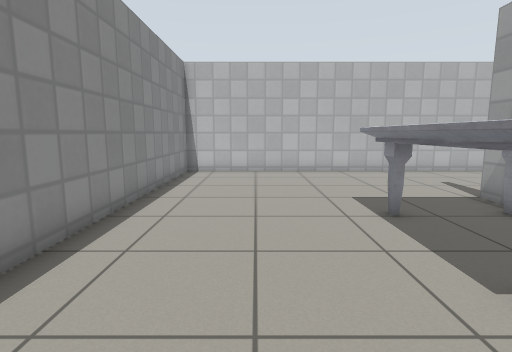
View 1 (above)

14 first-person views from a walk through a Gazebo world. The camera is 0.9 m above the floor, tilts 8° down and sees 80° across. The lines on the ground mark 1 m squares. The floor is counted in squares, 0.5 m on a side. Each view is taken from the middle of a square. On the plan, view 1 faces up. The plan holds only what a view shows up to about 16 squares ahead; the rest is blank. Gazebo's built-in surfaces are drawn with simple patterns. Simple shapes stand in for some stock models.

View 2
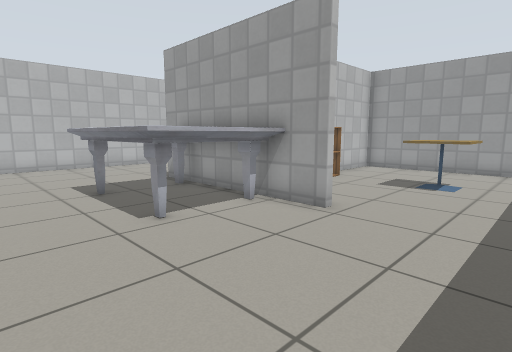

View 3
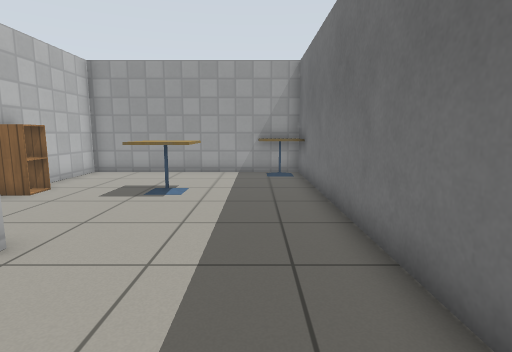

View 4
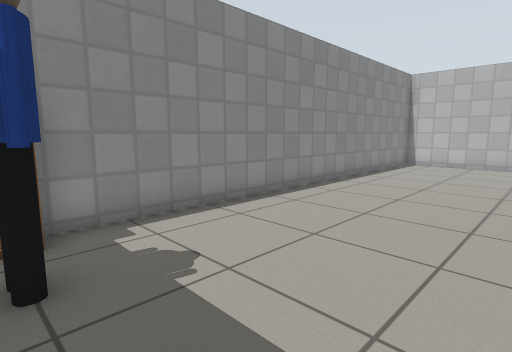

View 5
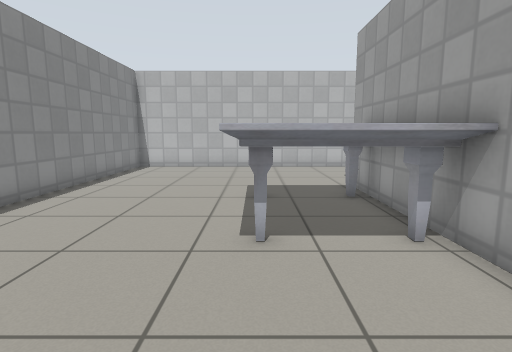

View 6
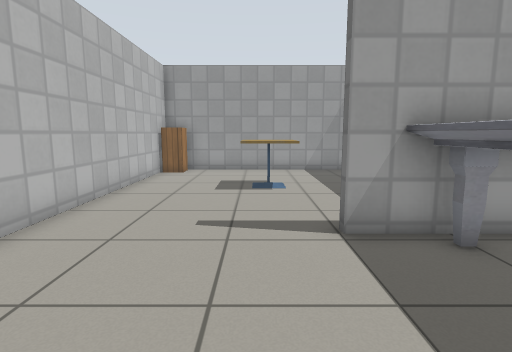

View 7
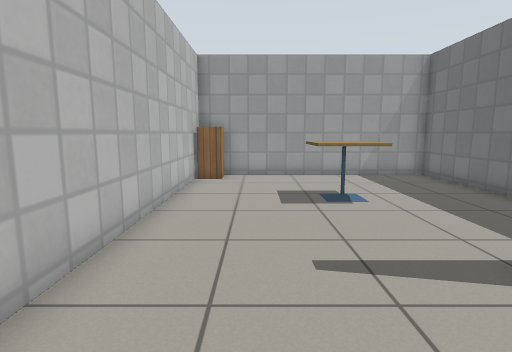

View 8
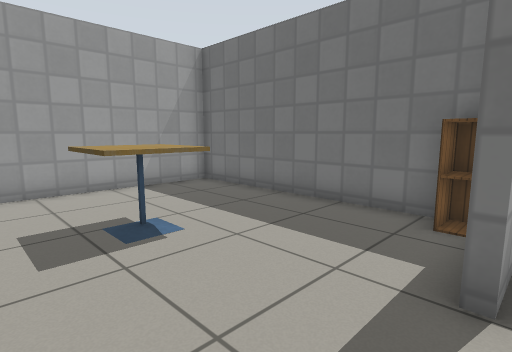

View 9
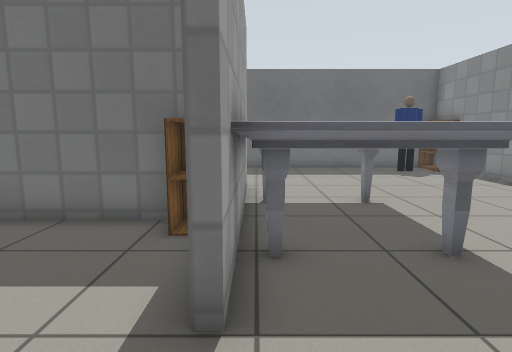

View 10
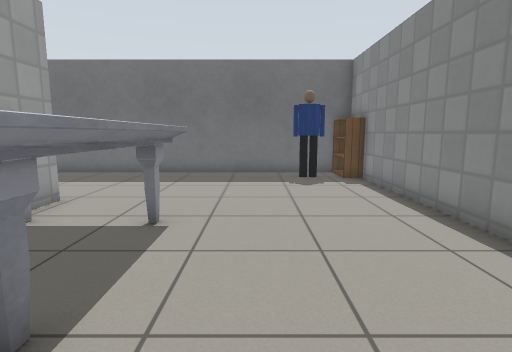

View 11
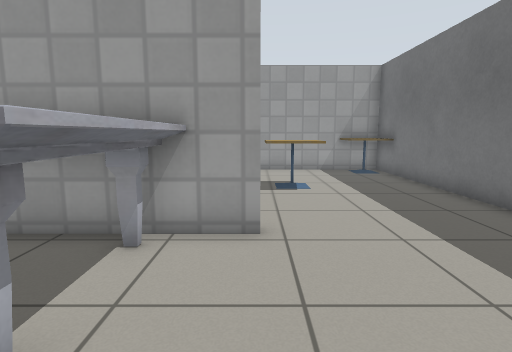

View 12
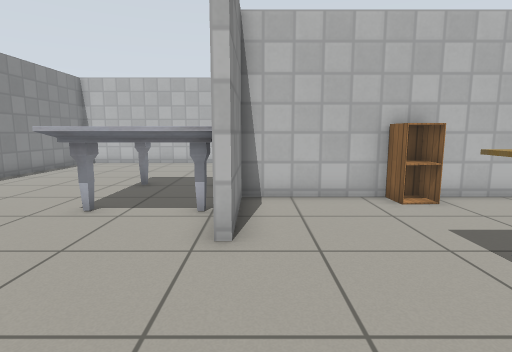

View 13
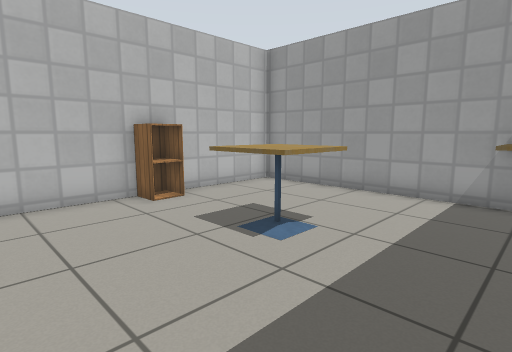

View 14
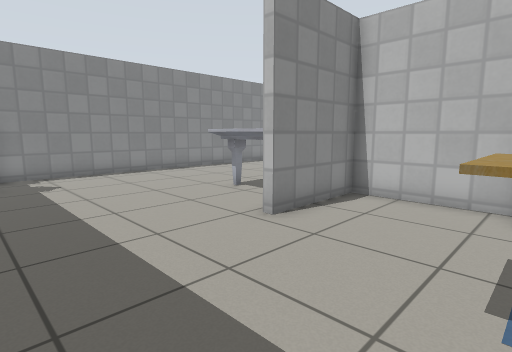

### Floor plan
Points are (right, up) in squares from view 1. A wall is a line through its corners. A room is listed if a view was taken in it or the views show most of it. See-through windows are left out.
Room 1 (views 1, 2, 3, 4, 5, 6, 7, 8, 9, 10, 11, 12, 13, 14)
walls: (7.4, 4.8) (16.1, 4.8) (16.1, 14.4) (-3.3, 14.4) (-3.3, -2.4); (6.6, 2.8) (6.6, 0.9); (6.3, 7.6) (6.3, 8.5); (6.3, 0.9) (6.3, 1.4); (-3.3, -5) (16.1, -5); (16.1, -3.5) (16.1, 4.5) (7.4, 4.5)
objects: bookshelf (-3, -4) to (-3, -3); person (-2, -4) to (-1, -4); marble table (3, 2) to (6, 7); cabinet (7, 5) to (7, 6); cafe table (11, -1) to (12, 0); cabinet (11, 4); cafe table (11, 9) to (12, 10); cafe table (15, -4) to (16, -3); cabinet (15, 14)

Positions as (right, up) in squares from view 1, and headings:
1: (0, 0), facing up
2: (0, -3), facing up-right
3: (2, -3), facing right
4: (3, -4), facing up-left
5: (3, -2), facing up
6: (1, 10), facing right
7: (3, 12), facing right
8: (6, 12), facing down-right
9: (6, 11), facing down
10: (1, 9), facing down
11: (1, 1), facing right
12: (7, -4), facing up
13: (7, -4), facing up-right
14: (11, -4), facing up-left
